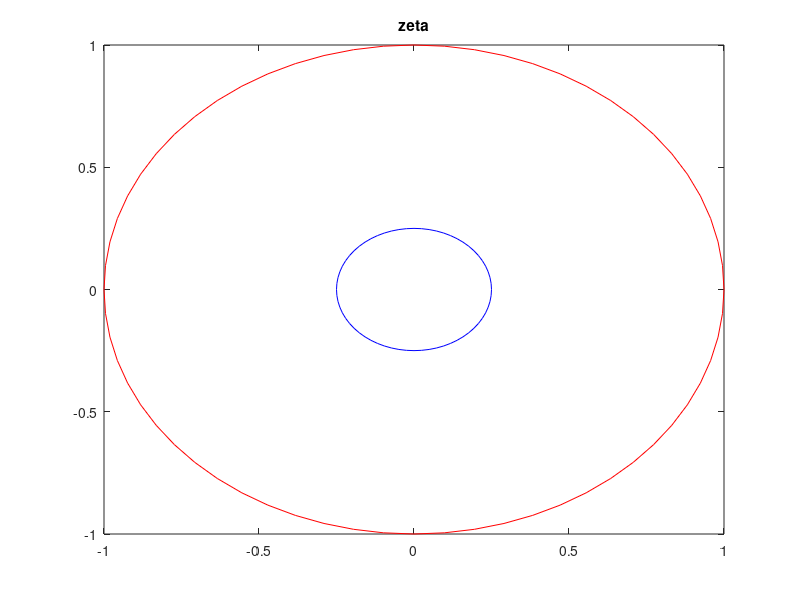

This figure's MATLAB source: (Note: this script raises an error after producing the figure.)
close all
clear
theta = 0:2*pi/64:2*pi;
q = 0.25;
zeta_1 = exp(1i*theta);
zeta_2 = q*exp(1i*theta);
%
% in conformally mapped plane
figure(1)
   plot(real(zeta_1),imag(zeta_1),'r')
   hold on
   plot(real(zeta_2),imag(zeta_2),'b')
   title('zeta')

disp('pick an alpha')
xy = ginput(1)
alpha = xy(1) + 1i*xy(2)
   plot(xy(1),xy(2),'r*')

z=inline('(zeta-alpha)./(abs(alpha)*(zeta-1/alpha))','zeta','alpha')
z1 = z(zeta_1,alpha);
z2 = z(zeta_2,alpha);
x1 = inline('(z+conj(z))./(1+abs(z).^2)','z')
x2 = inline('(z-conj(z))./(1i*(1+abs(z).^2))','z')
x3 = inline('(-1+abs(z).^2)./(1+abs(z).^2)','z')
%
% in stereographic plane
figure(2)
   plot(real(z1),imag(z1),'r')
   hold on
   plot(real(z2),imag(z2),'b')
   title('z')
%
% on sphere
figure(3)
   sphere
   colormap(gray)
   shading flat
   hold on
   %alpha(0.5)
   plot3(x1(z1),x2(z1),x3(z1),'r')
   hold on
   plot3(x1(z2),x2(z2),x3(z2),'b')
   title('sphere')
